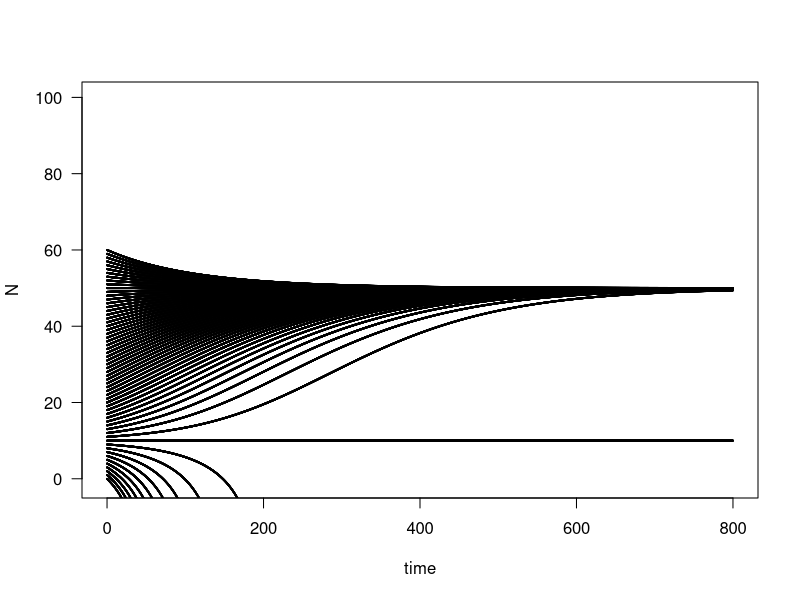
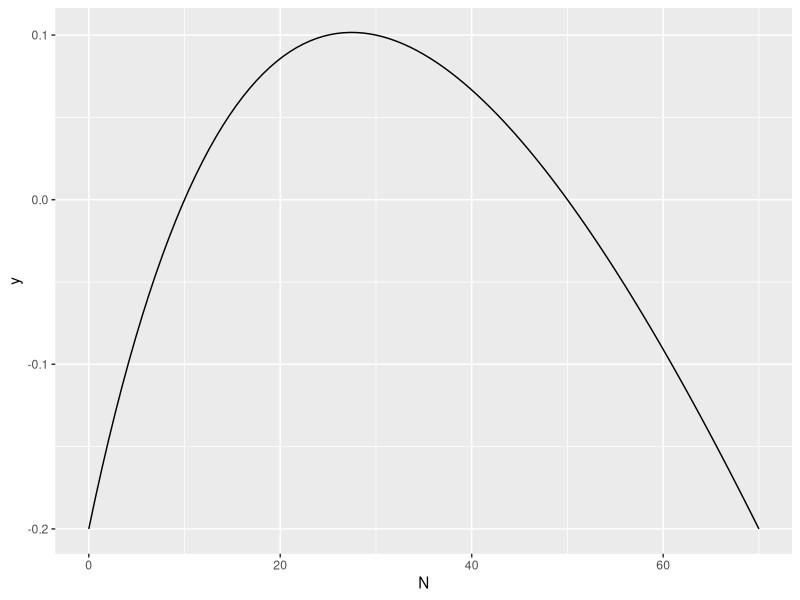

The R source for these figures, in order:
## ---- chunk 1
require(deSolve)
## Loading required package: deSolve
# Initial values
state <- c(N=20)
times <- seq(0,800,by=0.1)

# Parameters
parameters <- c(b = 2.4,c=0.02,M=50,d=0.2)

# Model
sterile_insect <- function(t,state,parameters){
  with(as.list(c(state,parameters)),{
    dN <- b*N/(N+M) - d - c*N
    list(c(dN))
  })}

# Solve model and plot results
out <- ode(y = state,times=times,func=sterile_insect,parms=parameters)
par(mfrow=c(1,1))
plot(out[,1],out[,2],ylab='N',xlab='time',las=1, ylim=c(-1, 100), pch=20, cex = .001 )

##Plot the population curve for multiple starting values of N on the same plot

states = seq(0, 60,by=1)

for (currState in states){
  state <- c(N=currState)
  times <- seq(0,800,by=0.1)

  # Parameters
  parameters <- c(b = 2.4,c=0.02,M=50,d=0.2)

  # Model
  sterile_insect <- function(t,state,parameters){
    with(as.list(c(state,parameters)),{
      dN <- b*N/(N+M) - d - c*N
      list(c(dN))
    })}

  # Solve model and plot results
  out <- ode(y = state,times=times,func=sterile_insect,parms=parameters)
  par(mfrow=c(1,1))
  points(out[,1],out[,2],ylab='N',xlab='time',las=1, pch=20, cex = .001)

}
## ---- chunk 2
library(ggplot2)

f <- ggplot(data.frame(N = c(0, 70)), aes(N))


b = 2.4
c=0.02
M=50
d=0.2


dN <- function(N) {b*N/(N+M) - d - c*N}
f + stat_function(fun = dN)
